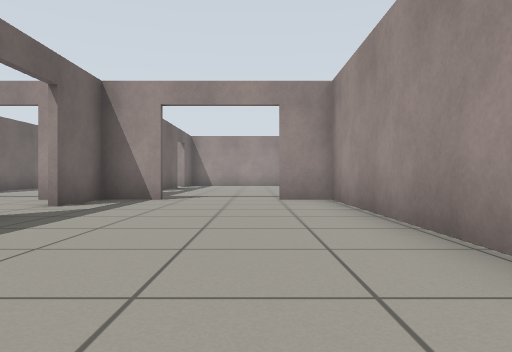
view 1 (above)

16 first-person views from a walk through a world built for the Gazebo simulator. The camera is 0.5 m above the floor, looks level and sees 70° across. The floor is counted in squares, 1 m on a side. Each view is taken from the middle of a square. On the plan, view 1 faces up. The plan holds only what a view shows up to about 9 squares ahead; the rest is blank.

view 2
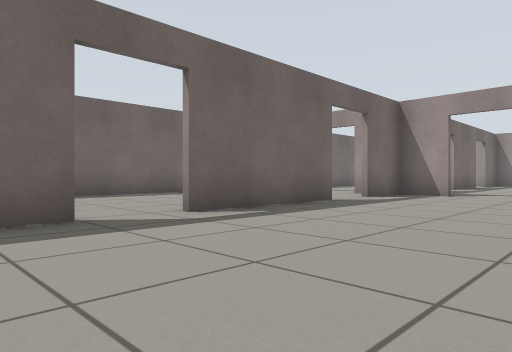

view 3
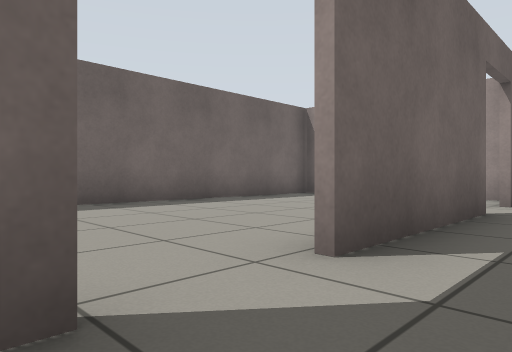

view 4
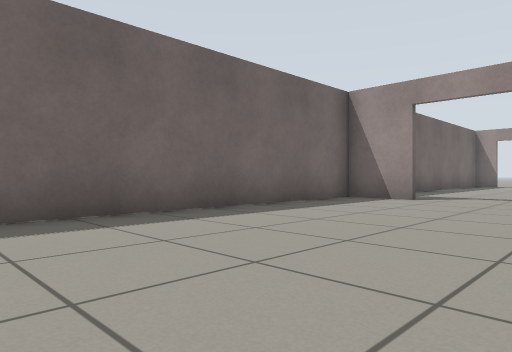

view 5
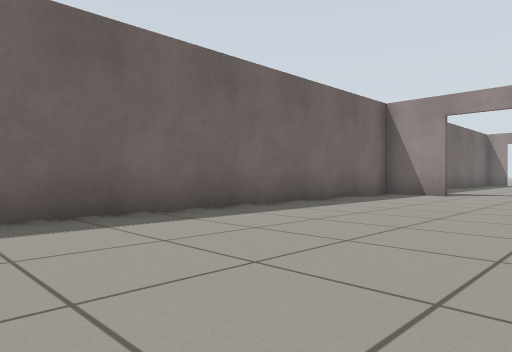

view 6
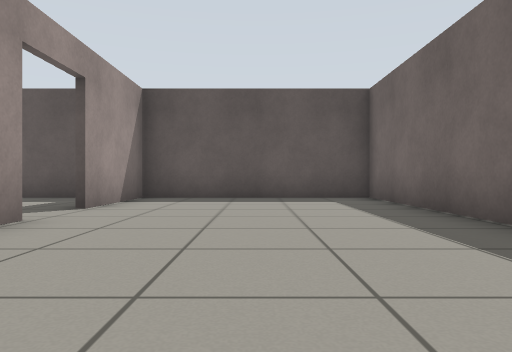

view 7
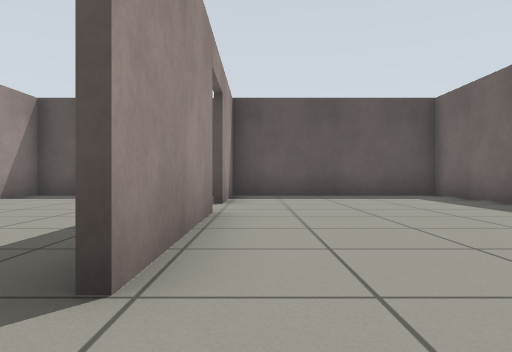

view 8
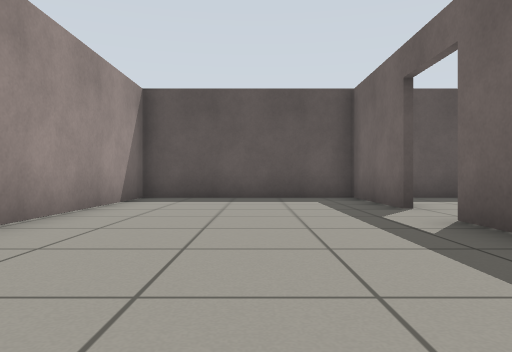

view 9
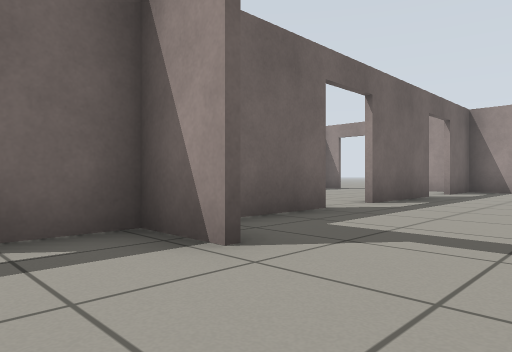

view 10
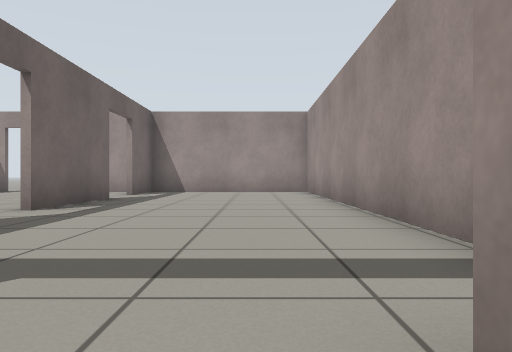

view 11
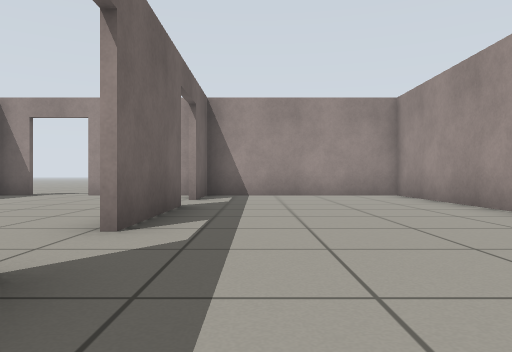

view 12
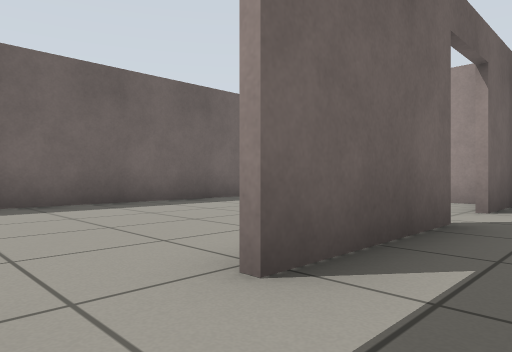

view 13
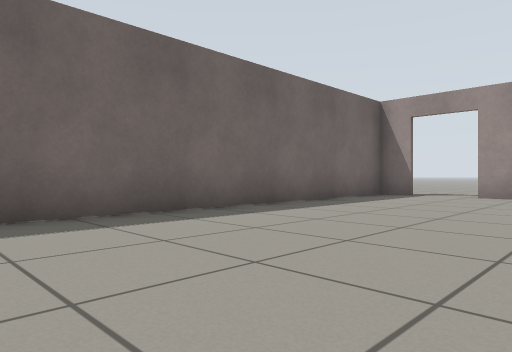

view 14
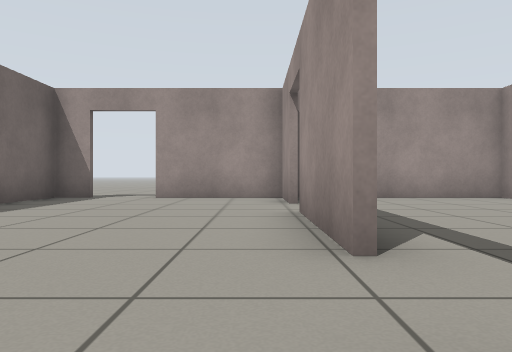

view 15
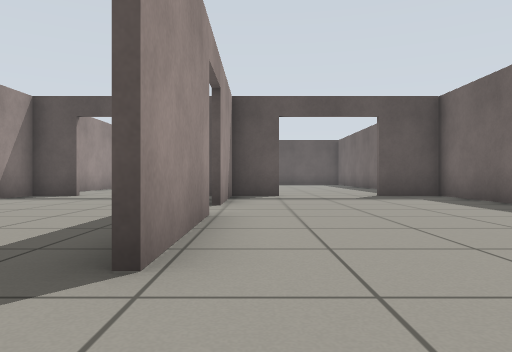

view 16
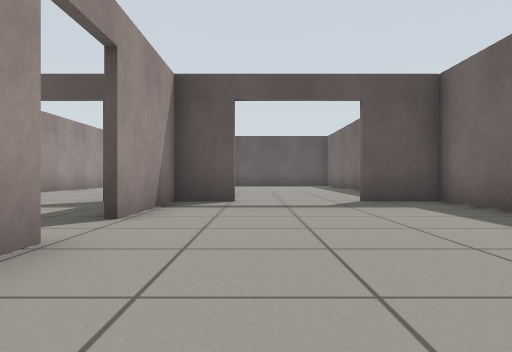

### Floor plan
Points are (right, up) in squares from view 1. A wall is a line through its corners. A room is listed if a view was taken in it or the views show most of it. See-through windows are left out.
Room 1 (views 1, 2, 3, 8, 9, 10)
walls: (-3.2, 4.5) (-3.2, 0.9); (-3.2, -0.5) (-3.2, -3.4); (-2, 7.7) (-3.4, 7.7); (-3.2, 7.8) (-3.2, 6); (-2.9, -3.4) (1.6, -3.4) (1.6, 7.7) (0.5, 7.7)
ways out: open door at (-3, 0.5) to room 2; open door at (-3, 5.5) to room 2; open door at (-1, 8) to room 3
Room 2 (views 4, 5, 6, 7)
walls: (-3.4, 0.9) (-3.4, 4.5); (-7, 7.7) (-8.6, 7.7); (-3.6, 7.7) (-4.6, 7.7); (-8.6, 8.1) (-8.6, -3.4) (-2.9, -3.4); (-3.4, -3.4) (-3.4, -0.5)
ways out: open door at (-3, 0.5) to room 1; open door at (-3, 5.5) to room 1; open door at (-6, 8) to room 4
Room 3 (views 11, 12)
walls: (-3.2, 10.9) (-3.2, 8.9); (-3.2, 15.1) (-3.2, 12.2); (-3.2, 18.1) (-3.2, 16.5); (1.6, 8) (1.6, 18.3) (-1.2, 18.3)
ways out: open door at (-1, 8) to room 1; open door at (-3, 11.5) to room 4; open door at (-3, 15.5) to room 4
Room 4 (views 13, 14, 15, 16)
walls: (-3.4, 12.2) (-3.4, 15.1); (-3.4, 16.6) (-3.4, 18.3) (-6.4, 18.3); (-4.6, 7.8) (-3.4, 7.8) (-3.4, 10.8); (-7.7, 18.3) (-8.6, 18.3) (-8.6, 8.1); (-8.6, 7.8) (-7, 7.8)
ways out: open door at (-6, 8) to room 2; open door at (-3, 11.5) to room 3; open door at (-3, 15.5) to room 3; open door at (-7, 18)

Positions as (right, up) in squares from view 1, and headings:
1: (0, 0), facing up
2: (1, -2), facing up-left
3: (-2, -1), facing up-left
4: (-4, 0), facing up-left
5: (-4, -2), facing up-left
6: (-6, 5), facing down
7: (-4, 6), facing down
8: (-1, 5), facing down
9: (0, 6), facing up-left
10: (0, 7), facing up
11: (-2, 9), facing up
12: (-2, 11), facing up-left
13: (-4, 9), facing up-left
14: (-4, 10), facing up
15: (-4, 17), facing down
16: (-5, 15), facing down
